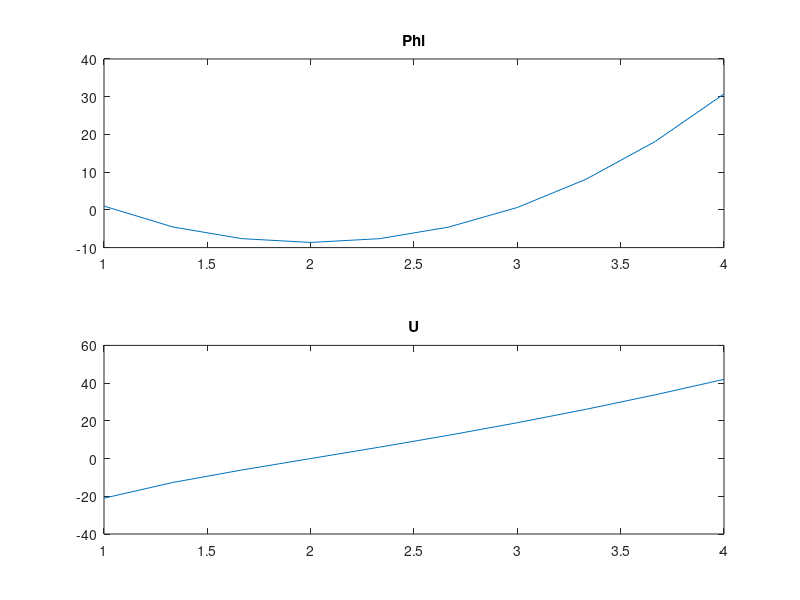
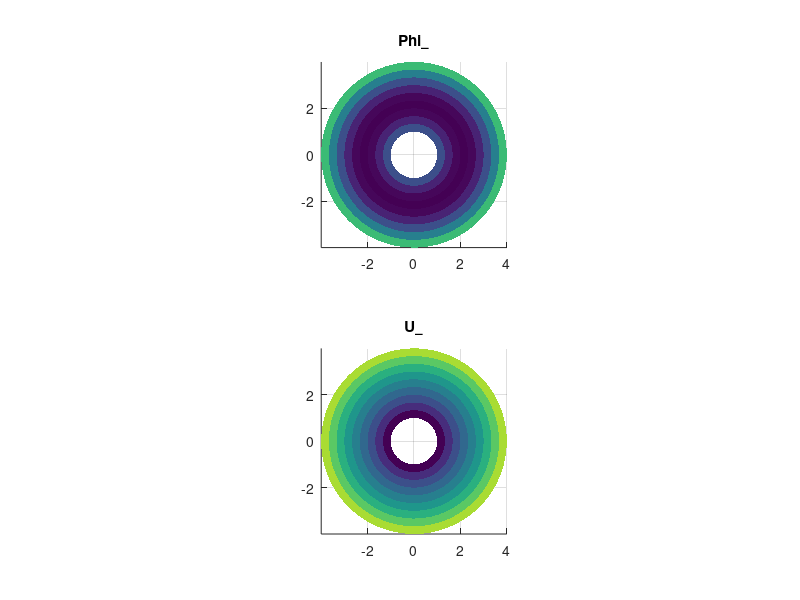

Recreate these plots in MATLAB, in order.
clear;clc

R = linspace(1, 4, 10);
phi = R.^3 - 24*log(R);
U = 3*R.^2 - 24./R;

subplot(211);plot(R, phi);title('Phi');
subplot(212);plot(R, U);title('U');

theta = linspace(0, 2*pi, 100);
[RR, Theta] = meshgrid(R, theta);
phi_RR = RR.^3 - 24*log(RR);
U_RR = 3*RR.^2 - 24./RR;
x = RR.*cos(Theta);
y = RR.*sin(Theta);

figure(2);
subplot(211);surf(x, y, phi_RR);view(2);axis image;shading flat;title('Phi_');
subplot(212);surf(x, y, U_RR);view(2);axis image;shading flat;title('U_');